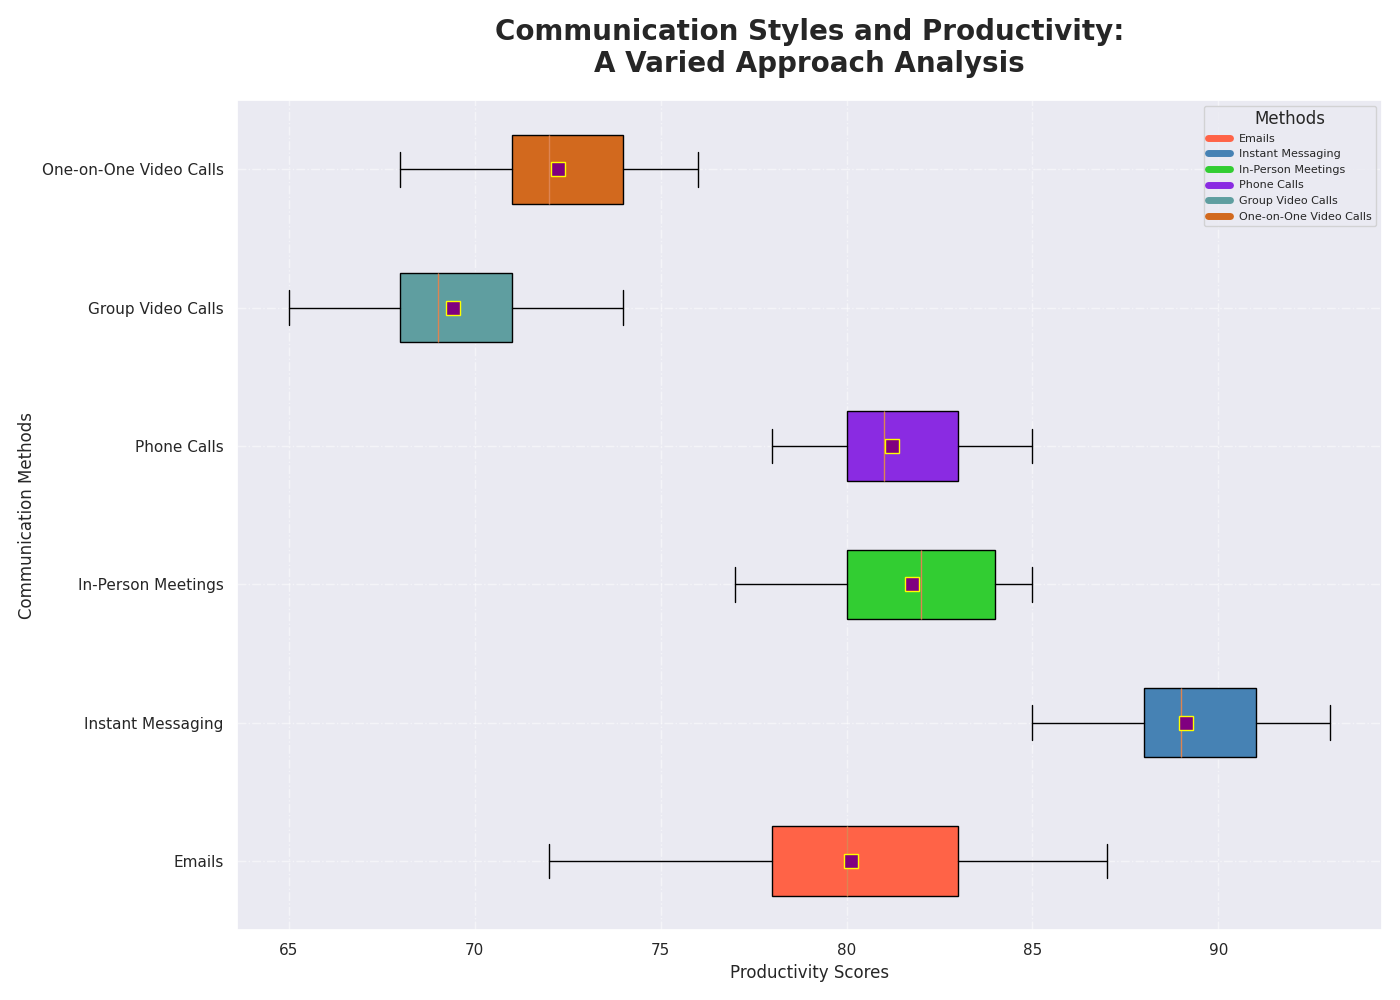

Python code for this plot:
import matplotlib.pyplot as plt

communication_methods = [
    'Emails', 'Instant Messaging', 'In-Person Meetings', 
    'Phone Calls', 'Group Video Calls', 'One-on-One Video Calls'
]

productivity_scores = [
    [72, 75, 78, 80, 83, 85, 87, 78, 80, 82, 79, 81, 84, 76, 80, 83, 79],
    [88, 89, 90, 92, 87, 91, 90, 93, 91, 87, 85, 88, 86, 89, 91, 90, 88],
    [77, 80, 82, 83, 81, 84, 85, 79, 82, 84, 78, 81, 80, 83, 85, 84, 82],
    [78, 80, 82, 81, 85, 83, 79, 80, 82, 81, 84, 85, 78, 80, 79, 81, 83],
    [65, 68, 70, 74, 69, 66, 73, 71, 69, 66, 70, 67, 72, 70, 68, 69, 73],
    [68, 71, 73, 76, 72, 70, 75, 74, 72, 69, 71, 69, 74, 72, 76, 75, 71]
]

plt.figure(figsize=(14, 10))
box = plt.boxplot(
    productivity_scores,
    patch_artist=True,
    labels=communication_methods,
    notch=False,
    vert=False,
    showmeans=True,
    meanprops={"marker": "s", "markerfacecolor": "purple", "markeredgecolor": "yellow", "markersize": 10}
)

colors = ['#FF6347', '#4682B4', '#32CD32', '#8A2BE2', '#5F9EA0', '#D2691E']
for patch, color in zip(box['boxes'], colors):
    patch.set_facecolor(color)

plt.title(
    'Communication Styles and Productivity:\nA Varied Approach Analysis', 
    fontsize=20, fontweight='bold', pad=20
)
plt.xlabel('Productivity Scores', fontsize=12)  # Change label position
plt.ylabel('Communication Methods', fontsize=12)  # Change label position

plt.grid(linestyle='-.', alpha=0.5)

handles = [plt.Line2D([0], [0], color=color, lw=5, linestyle='-') for color in colors]
plt.legend(handles, communication_methods, title='Methods', loc='upper right', fontsize=8)

plt.tight_layout()
plt.show()
